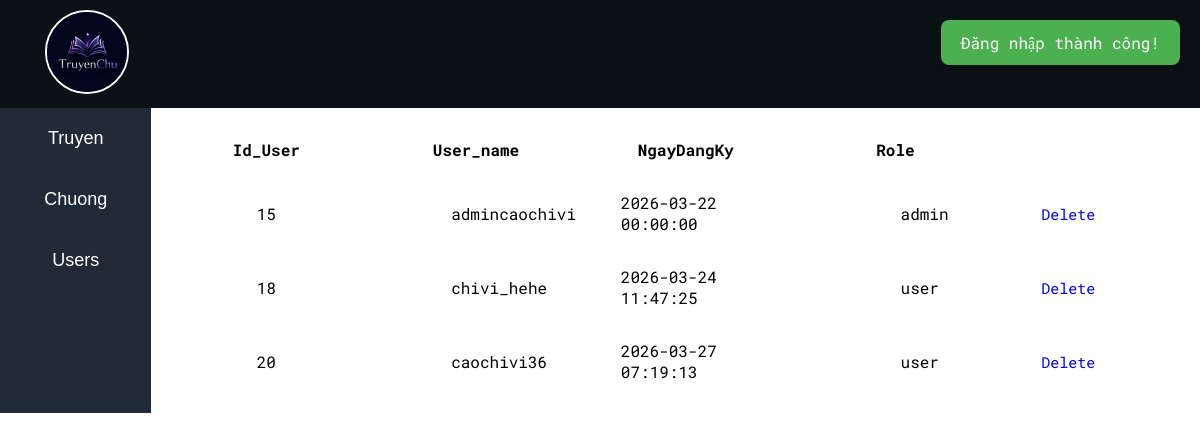
Page /pages/admin.php?type=users (signed in) on the committed database.
### tables this page shows
CREATE TABLE `users` (
  `Id_user` int(11) NOT NULL,
  `User_name` varchar(255) DEFAULT NULL,
  `Pass_word` varchar(255) DEFAULT NULL,
  `NgayDangKy` datetime DEFAULT current_timestamp(),
  `Avatar` varchar(255) DEFAULT 'logo.jpg',
  `Role` varchar(255) NOT NULL DEFAULT 'user'
);

### components/tableUser.php (the view)
<table class="infoInput">
    <thead>
        <th>Id_User</th>
        <th>User_name</th>
        <th>NgayDangKy</th>
        <th>Role</th>
    </thead>
    <tbody>
        <?php
        include '../actions/config.php';
        $result = mysqli_query($conn, "SELECT * FROM users");
        while ($row = mysqli_fetch_assoc($result)) {
        ?>
            <tr>
                <td style="text-align: center;"><?php echo $row['Id_user'] ?></td>
                <td style="padding-left: 80px;"><?php echo $row['User_name'] ?></td>
                <td style="padding-left: 40px;"><?php echo $row['NgayDangKy'] ?></td>
                <td style="padding-left: 110px;"><?php echo $row['Role'] ?></td>
                <td>
                    <a href="../actions/deleteUser.php?Id_user=<?php echo $row['Id_user']; ?>">
                        Delete
                    </a>
                </td>
            </tr>
        <?php
        }
        ?>
    </tbody>
</table>

### css/admin.css (style rules this page uses)
body { font-family: 'Roboto Mono'; margin:0; }
table { border-collapse: separate; border-spacing: 0 30px; table-layout: fixed; width:100%; margin-left:10px; }
table a { text-decoration: none; font-size:15px; margin-left:40px; }
td { overflow: hidden; white-space:normal; }
.infoInput thead { font-size: 16px; }

### rows in the picture
users: Id_user "15", User_name "admincaochivi", NgayDangKy "2026-03-22 00:00:00", Role "admin"
users: Id_user "18", User_name "chivi_hehe", NgayDangKy "2026-03-24 11:47:25", Role "user"
users: Id_user "20", User_name "caochivi36", NgayDangKy "2026-03-27 07:19:13", Role "user"

### other values in the picture
$_SESSION["success"] "Đăng nhập thành công!"
